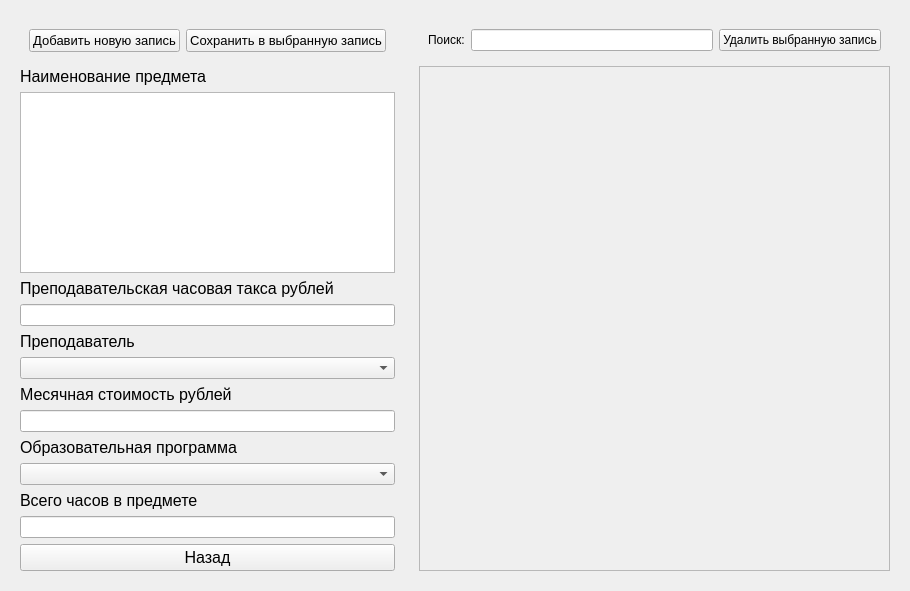
<?xml version="1.0" encoding="UTF-8"?>
<ui version="4.0">
 <class>Subjects</class>
 <widget class="QWidget" name="Subjects">
  <property name="geometry">
   <rect>
    <x>0</x>
    <y>0</y>
    <width>910</width>
    <height>591</height>
   </rect>
  </property>
  <property name="windowTitle">
   <string>Предметы</string>
  </property>
  <layout class="QHBoxLayout" name="horizontalLayout" stretch="1,2">
   <item>
    <widget class="QWidget" name="widget_sub_input_box" native="true">
     <layout class="QVBoxLayout" name="verticalLayout">
      <item>
       <widget class="QWidget" name="widget" native="true">
        <layout class="QHBoxLayout" name="horizontalLayout_2">
         <item>
          <widget class="QPushButton" name="pushButton_sub_add">
           <property name="font">
            <font>
             <pointsize>10</pointsize>
            </font>
           </property>
           <property name="text">
            <string>Добавить новую запись</string>
           </property>
          </widget>
         </item>
         <item>
          <widget class="QPushButton" name="pushButton_sub_save">
           <property name="font">
            <font>
             <pointsize>10</pointsize>
            </font>
           </property>
           <property name="text">
            <string>Сохранить в выбранную запись</string>
           </property>
          </widget>
         </item>
        </layout>
       </widget>
      </item>
      <item>
       <widget class="QLabel" name="label_sub_name">
        <property name="font">
         <font>
          <pointsize>12</pointsize>
         </font>
        </property>
        <property name="text">
         <string>Наименование предмета</string>
        </property>
       </widget>
      </item>
      <item>
       <widget class="QTextEdit" name="textEdit_sub_name"/>
      </item>
      <item>
       <widget class="QLabel" name="label_sub_tax">
        <property name="font">
         <font>
          <pointsize>12</pointsize>
         </font>
        </property>
        <property name="text">
         <string>Преподавательская часовая такса рублей</string>
        </property>
       </widget>
      </item>
      <item>
       <widget class="QLineEdit" name="lineEdit_sub_tax"/>
      </item>
      <item>
       <widget class="QLabel" name="label_sub_teach">
        <property name="font">
         <font>
          <pointsize>12</pointsize>
         </font>
        </property>
        <property name="text">
         <string>Преподаватель</string>
        </property>
       </widget>
      </item>
      <item>
       <widget class="QComboBox" name="comboBox_sub_teach"/>
      </item>
      <item>
       <widget class="QLabel" name="label_sub_price">
        <property name="font">
         <font>
          <pointsize>12</pointsize>
         </font>
        </property>
        <property name="text">
         <string>Месячная стоимость рублей</string>
        </property>
       </widget>
      </item>
      <item>
       <widget class="QLineEdit" name="lineEdit_sub_price"/>
      </item>
      <item>
       <widget class="QLabel" name="label_sub_prog">
        <property name="font">
         <font>
          <pointsize>12</pointsize>
         </font>
        </property>
        <property name="text">
         <string>Образовательная программа</string>
        </property>
       </widget>
      </item>
      <item>
       <widget class="QComboBox" name="comboBox_sub_prog"/>
      </item>
      <item>
       <widget class="QLabel" name="label_sub_hours">
        <property name="font">
         <font>
          <pointsize>12</pointsize>
         </font>
        </property>
        <property name="text">
         <string>Всего часов в предмете</string>
        </property>
       </widget>
      </item>
      <item>
       <widget class="QLineEdit" name="lineEdit_sub_hours"/>
      </item>
      <item>
       <widget class="QPushButton" name="pushButton_sub_back">
        <property name="font">
         <font>
          <pointsize>12</pointsize>
         </font>
        </property>
        <property name="text">
         <string>Назад</string>
        </property>
       </widget>
      </item>
     </layout>
    </widget>
   </item>
   <item>
    <widget class="QWidget" name="widget_sub_list_box" native="true">
     <layout class="QVBoxLayout" name="verticalLayout_2">
      <item>
       <widget class="QWidget" name="widget_left_up_sub" native="true">
        <layout class="QHBoxLayout" name="hL_widget_left_up_sub">
         <item>
          <widget class="QLabel" name="label_search_sub">
           <property name="text">
            <string>Поиск:</string>
           </property>
          </widget>
         </item>
         <item>
          <widget class="QLineEdit" name="lineEdit_search_sub"/>
         </item>
         <item>
          <widget class="QPushButton" name="pushButton_sub_delete">
           <property name="text">
            <string>Удалить выбранную запись</string>
           </property>
          </widget>
         </item>
        </layout>
       </widget>
      </item>
      <item>
       <widget class="QScrollArea" name="scrollArea_sub_list">
        <property name="widgetResizable">
         <bool>true</bool>
        </property>
        <widget class="QWidget" name="sAWContent_sub_list">
         <property name="geometry">
          <rect>
           <x>0</x>
           <y>0</y>
           <width>478</width>
           <height>506</height>
          </rect>
         </property>
         <layout class="QVBoxLayout" name="vL_sAWContent_sub_list"/>
        </widget>
       </widget>
      </item>
     </layout>
    </widget>
   </item>
  </layout>
 </widget>
 <resources/>
 <connections/>
</ui>
